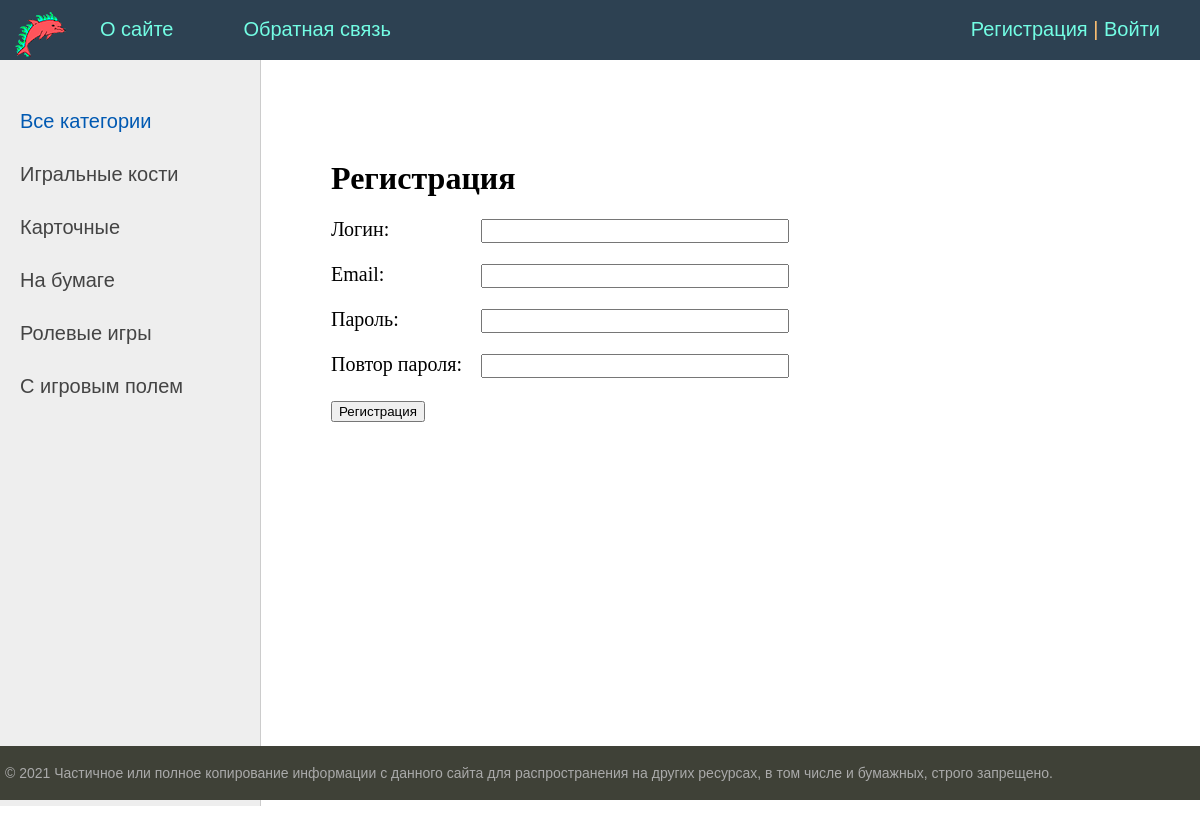
Screenshot of /register/ with the database file from the repository.
### games/models.py (models this page shows, shortened)
class Category(models.Model):
    name = models.CharField(max_length = 100, db_index = True, verbose_name = 'Название категории')
    slug = models.SlugField(max_length = 255, unique = True, db_index = True, verbose_name = "URL")
    def get_absolute_url(self):
        return reverse('category', kwargs = {'cat_slug': self.slug})
    class Meta:
        verbose_name = 'Категория'
        verbose_name_plural = 'Категории'
        ordering = ['id']

### games/views.py (the view, shortened to what this page needs)
# urls.py: path('register/', RegisterUser.as_view(), name='register'),
class RegisterUser(DataMixin, CreateView):
    form_class = RegisterUserForm
    template_name = 'games/register.html'
    success_url = reverse_lazy('home')
    def get_context_data(self, *, object_list=None, **kwargs):
        context = super().get_context_data(**kwargs)
        c_def = self.get_user_context(title = 'Регистрация')
        return dict(list(context.items()) + list(c_def.items()))

### games/forms.py
class RegisterUserForm(UserCreationForm):
    username = forms.CharField(label = 'Логин', widget = forms.TextInput(attrs = {'class': 'form-input'}))
    email = forms.EmailField(label='Email', widget = forms.EmailInput(attrs = {'class': 'form-input'}))
    password1 = forms.CharField(label = 'Пароль', widget = forms.PasswordInput(attrs = {'class': 'form-input'}))
    password2 = forms.CharField(label = 'Повтор пароля', widget = forms.PasswordInput(attrs = {'class': 'form-input'}))
    class Meta:
        model = User
        fields = ('username', 'email', 'password1', 'password2')

### games/utils.py (called while the page is built)
    def get_user_context(self, **kwargs):
        context = kwargs
        cats = Category.objects.annotate(Count('games'))
        user_menu = menu.copy()
        if not self.request.user.is_authenticated:
            user_menu.pop(1)
        context['menu'] = user_menu
        context['cats'] = cats
        if 'cat_selected' not in context:
            context['cat_selected'] = 0
        return context

### games/templates/games/register.html (shortened to what this page needs)
{% extends 'games/base.html' %}
{% block content %}
<h1>{{ title }}</h1>
<form method="post">
    {% for f in form %}
    <p><label class="form-label" for="{{ f.id_for_label }}">{{ f.label }}: </label>{{ f }}</p>
    {% endfor %}
    <button type="submit">Регистрация</button>
</form>
{% endblock %}

### games/templates/games/base.html (shortened to what this page needs)
{% load static %}
{% load games_tags %}
<!DOCTYPE html>
<html lang="en">
<head>
    <link type="text/css" href="{% static 'games/css/styles.css' %}" rel="stylesheet"/>
</head>
<body>
<table class="table-page" border=0 cellpadding="0" cellspacing="0">
    <tr>
        <td valign=top>
            {% block mainmenu %}
                <div class="header">
                    <ul id="mainmenu" class="mainmenu">
                        <li class="logo"><a href="{% url 'home' %}">
                            <div class="logo"></div>
                        </a></li>
                        {% for m in menu %}
                            <li><a href="{% url m.url_name %}">{{ m.title }}</a></li>
                        {% endfor %}
                        {% if request.user.is_authenticated %}
                            <li class="last">{{ user.username }} | <a href="{% url 'logout' %}">Выйти</a></li>
                        {% else %}
                            <li class="last"><a href="{% url 'register' %}">Регистрация</a> | <a
                                    href="{% url 'login' %}">Войти</a></li>
                        {% endif %}
                    </ul>
                </div>
            {% endblock mainmenu %}
            <table class="table-content" border=0 cellpadding="0" cellspacing="0">
                <tr>
                    <td valign="top" class="left-chapters">
                        <ul id="leftchapters">
                            {% if cat_selected == 0 %}
                                <li class="selected">Все категории</li>
                            {% else %}
                                <li><a href="{% url 'home' %}">Все категории</a></li>
                            {% endif %}
                            {% for c in cats %}
                                {% if c.games__count > 0 %}
                                    {% if c.pk == cat_selected %}
                                        <li class="selected">{{ c.name }}</li>
                                    {% else %}
                                        <li><a href="{{ c.get_absolute_url }}">{{ c.name }}</a></li>
                                    {% endif %}
                                {% endif %}
                            {% endfor %}
                        </ul>
                    </td>
                    <td valign="top" class="content">
                        <div class="content-text">
                            {% block content %}
                            {% endblock %}
                        </div>
                    </td>
                </tr>
            </table>
        </td>
    </tr>
    <tr>
        <td valign=top>
            <div id="footer">
                <p>&copy; 2021 Частичное или полное копирование информации с данного сайта для распространения на других
                    ресурсах, в том числе и бумажных, строго запрещено.</p>
            </div>
        </td>
    </tr>
</table>
</body>
</html>

### games/static/games/css/styles.css (style rules this page uses)
html, body { font-family: 'Arial'; margin: 0; padding: 0; height: 100%; width: 100%; color: #444; }
a { color: #0059b2; text-decoration: none; }
.table-page { width: 100%; height: 100%; vertical-align: top; }
.table-page tr { height: 100%; }
.header { background: #2d4152; height: 60px; }
.logo { background: url('../images/logo.png') no-repeat 10px 5px; width: 70px; height: 60px; }
ul.mainmenu { list-style: none; margin: 0; padding: 0; height: 60px; color: #fdc073; font-size: 20px; overflow: hidden; }
ul.mainmenu li { float: left; margin: 18px 40px 0 30px; }
ul.mainmenu li.logo { margin: 0; }
ul.mainmenu li.last { float: right; }
ul.mainmenu li a { color: #73fde4; text-decoration: none; }
.table-content { width: 100%; min-height: 100%; height: 100%; }
.left-chapters { margin: 0; background: #eee; border-right: 1px solid #ccc; min-height: 100%; }
.left-chapters ul { width: 230px; min-height: 100%; margin: 0; padding: 20px 10px 10px 20px; list-style: none; font-size: 20px; }
.left-chapters ul li { margin: 30px 0 0 0; color: #999; }
.left-chapters ul li.selected { color: #0059b2; }
.left-chapters ul li a { color: #444; text-decoration: none; }
.content { padding: 40px 20px 20px 40px; width: 100%; box-sizing: border-box; }
.content-text { margin: 60px 0 0 30px; color: #000; font-size: 20px; font-family: Yandex Sans Display Light; }
.content-text h1 { font-size: 32px; }
#footer { box-sizing: border-box; background: #3F4137; padding: 5px; color: #aaa; font-size: 14px; font-family: Verdana, Geneva, Arial, Helvetica; text-align: left; overflow: hidden; }
.form-input { width: 300px; font-size: 16px; }
.form-label { display: inline-block; min-width: 150px; vertical-align: top; }

### rows the page displays
Category: name "Игральные кости"
Category: name "Карточные"
Category: name "На бумаге"
Category: name "Ролевые игры"
Category: name "С игровым полем"

### other values shown
{{ m.title }} "О сайте" "Обратная связь"
{{ title }} "Регистрация"
{{ f.label }} "Логин" "Email" "Пароль" "Повтор пароля"
